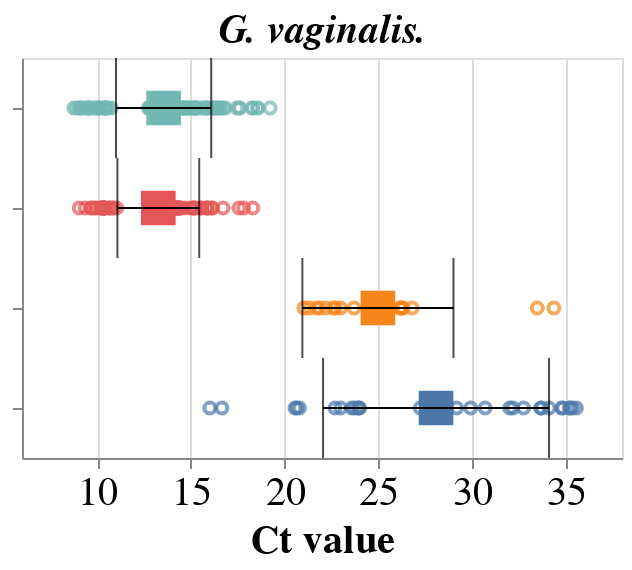

Notebook code for this chart:
### Code cell
lacto = dis_df[(dis_df['Gene'] == 'G. vaginalis') & (dis_df['Agreement2'] == 'Concordant')]
order=['Positive (7-10)','Positive (4-6 with Clue cells)','Negative (4-6 without Clue cells)','Negative (0-3)']

title=alt.TitleParams('G. vaginalis.', fontSize=20, fontStyle='Italic')
                                                
lacto_point_bv= alt.Chart(lacto, title=title).mark_point().encode(alt.X('CT:Q', title='Ct value', scale=alt.Scale(domain=[6,38]),axis=alt.Axis(labelAngle=0, labelFontSize=20, titleFontSize=20, grid=True,)),
                                                      alt.Y('BV_reviewed_score_sg:N' ,sort=order, axis=alt.Axis(labels=False,labelFontSize=16, titleFontSize=20, grid=False , labelLimit=900)), 
                                                    alt.Color('BV_reviewed_score_sg:N', legend=None))                                                 


lacto_mean_bv = alt.Chart(lacto).mark_square(size=300).encode(alt.X('mean(CT):Q', title='Ct value',  scale=alt.Scale(domain=[6,38]),axis=alt.Axis(labelAngle=45, labelFontSize=20, titleFontSize=20, grid=True,)),
                                                         alt.Y('BV_reviewed_score_sg:N' ,sort=order, axis=alt.Axis(labels=False,labelFontSize=16, titleFontSize=20, grid=False )),
                                                             alt.Color('BV_reviewed_score_sg:N', legend=None))

error_bars = alt.Chart(lacto).mark_errorbar(extent='stdev',ticks=True, color='black').encode(alt.X('CT:Q', title='Ct value',scale=alt.Scale(domain=[6,38]), axis=alt.Axis(labelAngle=45, labelFontSize=20, titleFontSize=20, grid=True,)),
                                                      alt.Y('BV_reviewed_score_sg:N', sort=order, title= None, axis=alt.Axis(labels=False,labelFontSize=16, titleFontSize=20, grid=False)))

lacto_chart =(lacto_point_bv+ lacto_mean_bv+error_bars ).properties(width=300, height=200).configure_axisY(titleX=-250)
lacto_chart

### Figure 1 — Vega-Lite specification as saved in the notebook (floating-point values rounded to 4 significant figures; data arrays with more than 128 entries replaced by an {"elided": "..."} marker saying what was removed)
{"config": {"view": {"continuousWidth": 400, "continuousHeight": 300}, "axisY": {"titleX": -250}}, "layer": [{"mark": "point", "encoding": {"color": {"field": "BV_reviewed_score_sg", "legend": null, "type": "nominal"}, "x": {"axis": {"grid": true, "labelAngle": 0, "labelFontSize": 20, "titleFontSize": 20}, "field": "CT", "scale": {"domain": [6, 38]}, "title": "Ct value", "type": "quantitative"}, "y": {"axis": {"grid": false, "labelFontSize": 16, "labelLimit": 900, "labels": false, "titleFontSize": 20}, "field": "BV_reviewed_score_sg", "sort": ["Positive (7-10)", "Positive (4-6 with Clue cells)", "Negative (4-6 without Clue cells)", "Negative (0-3)"], "type": "nominal"}}, "title": {"text": "G. vaginalis.", "fontSize": 20, "fontStyle": "Italic"}}, {"mark": {"type": "square", "size": 300}, "encoding": {"color": {"field": "BV_reviewed_score_sg", "legend": null, "type": "nominal"}, "x": {"aggregate": "mean", "axis": {"grid": true, "labelAngle": 45, "labelFontSize": 20, "titleFontSize": 20}, "field": "CT", "scale": {"domain": [6, 38]}, "title": "Ct value", "type": "quantitative"}, "y": {"axis": {"grid": false, "labelFontSize": 16, "labels": false, "titleFontSize": 20}, "field": "BV_reviewed_score_sg", "sort": ["Positive (7-10)", "Positive (4-6 with Clue cells)", "Negative (4-6 without Clue cells)", "Negative (0-3)"], "type": "nominal"}}}, {"mark": {"type": "errorbar", "color": "black", "extent": "stdev", "ticks": true}, "encoding": {"x": {"axis": {"grid": true, "labelAngle": 45, "labelFontSize": 20, "titleFontSize": 20}, "field": "CT", "scale": {"domain": [6, 38]}, "title": "Ct value", "type": "quantitative"}, "y": {"axis": {"grid": false, "labelFontSize": 16, "labels": false, "titleFontSize": 20}, "field": "BV_reviewed_score_sg", "sort": ["Positive (7-10)", "Positive (4-6 with Clue cells)", "Negative (4-6 without Clue cells)", "Negative (0-3)"], "title": null, "type": "nominal"}}}], "data": {"name": "data-93c699d2e23975a7f869e671992b82ce"}, "height": 200, "width": 300, "$schema": "https://vega.github.io/schema/vega-lite/v4.17.0.json", "datasets": {"data-93c699d2e23975a7f869e671992b82ce": {"elided": "327 records"}}}
